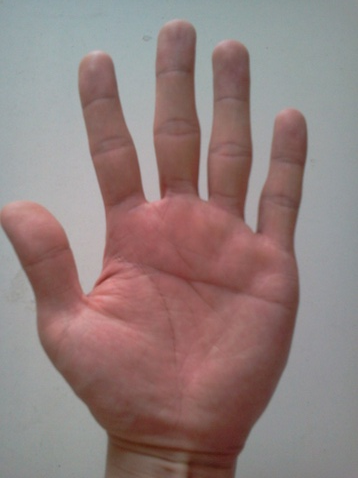
#> input picture recognize/sandbox/cutout/cutout/hand.jpg, 358 x 478 px, shrunk from 1536 x 2048 before the run
$ python main.py ../cutout/hand.jpg   (older library calls are emulated)
#> lines starting #> are read from the running program, lines starting #| are printed output that depends on the picture; after the words box and inside, x2 and y2 are one past the last pixel; in counts of white or black regions, pixels touching at a corner belong together
import cv2
import numpy as np
import argparse
parser = argparse.ArgumentParser()
parser.add_argument("image", help="input image name")
args = parser.parse_args()
IMAGE_FILE="./hand.jpg"
IMAGE_FILE = args.image
IMAGE_USER = IMAGE_FILE.split(".")[0]
img = cv2.imread(IMAGE_FILE)
#> img is the input picture: shape (478, 358, 3); mean B, G, R 125, 126.7, 145.9
#convert to YCrCb and filter
lower = np.array([0,139,70], np.uint8)
upper = np.array([255,180,127], np.uint8)
ycrcb = cv2.cvtColor(img, cv2.COLOR_BGR2YCR_CB)
#> ycrcb: shape (478, 358, 3); mean of channels 0, 1, 2 132.2, 137.7, 123.9
mask = cv2.inRange(ycrcb, lower, upper)
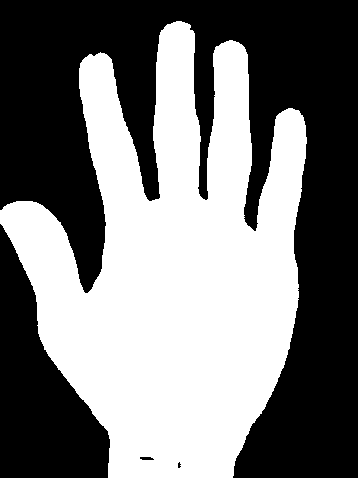
#> mask: shape (478, 358); 47.5% white; 1 white region
skin = cv2.bitwise_and(ycrcb, ycrcb, mask=mask)
#> skin: shape (478, 358, 3); mean of channels 0, 1, 2 49.9, 71.8, 56
_,black_and_white = cv2.threshold(mask, 27,255,0)
#find max contours
_, contours, _ = cv2.findContours(black_and_white, cv2.RETR_TREE, cv2.CHAIN_APPROX_SIMPLE)
#> contours = 3 contours, 1 with area under 20; largest, box (x1, y1, x2, y2) and area: (0, 21, 307, 478) 80220, (139, 456, 155, 461) 50
length = len(contours)
#> length = 3
maxArea = -1
final_Contour = np.zeros(img.shape, np.uint8)
if length > 0:
    for i in range(length):
        temp = contours[i]
        area = cv2.contourArea(temp)
        if area > maxArea:
            maxArea = area
            ci = i
#> this loop made 3 passes
#> (area, maxArea) on pass 1: (80220, 80220)
#> area on pass 3: 50.5
#> after the loop, ci = 0; maxArea = 80220
    largest_contour = contours[ci]
#> largest_contour = contour of 777 points, box (x1, y1, x2, y2) (0, 21, 307, 478), area 80220
cv2.drawContours(final_Contour, [largest_contour], 0, (0, 255, 0), 4)
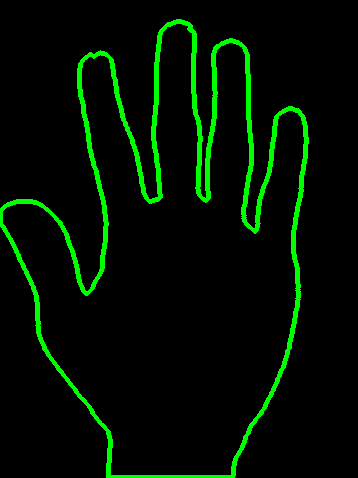
#> final_Contour: shape (478, 358, 3); mean of channels 0, 1, 2 0, 15.9, 0; drawn as B, G, R
cv2.imwrite("{0}_contour.jpg".format(IMAGE_USER),final_Contour)

$ run again, with recognize/sandbox/cutout/cutout/yangxuanyue.jpg copied over recognize/sandbox/cutout/cutout/hand.jpg
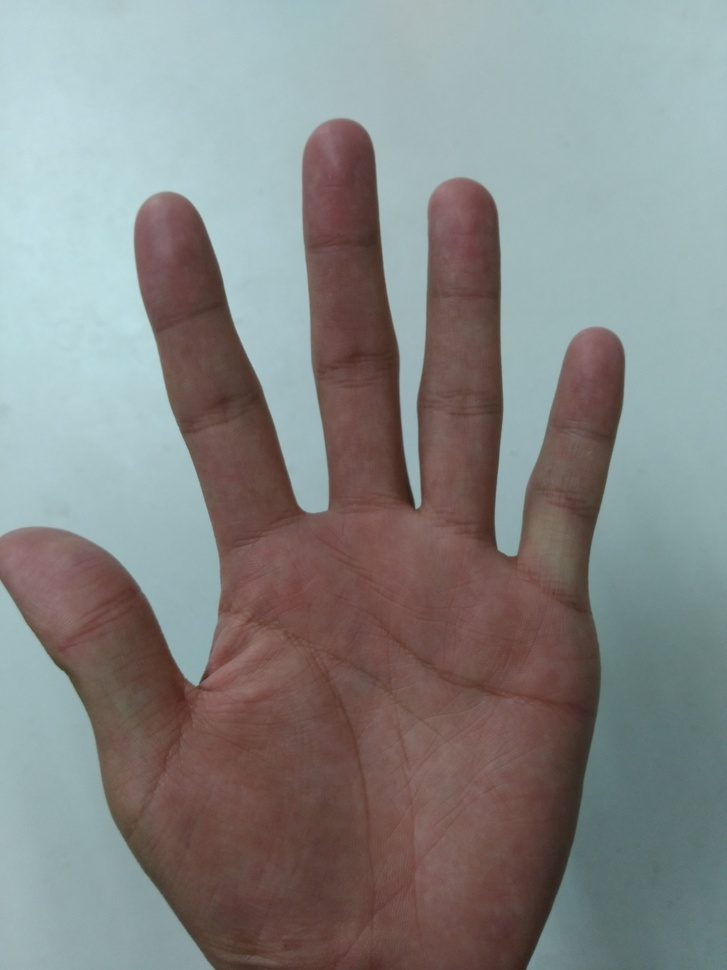
#> input picture recognize/sandbox/cutout/cutout/yangxuanyue.jpg, 727 x 970 px, shrunk from 3120 x 4160 before the run
#> img is the input picture: shape (970, 727, 3); mean B, G, R 133.8, 135, 133.6
#> ycrcb: shape (970, 727, 3); mean of channels 0, 1, 2 134.4, 127.4, 127.6
#> `mask = cv2.inRange(ycrcb, lower, upper)`:
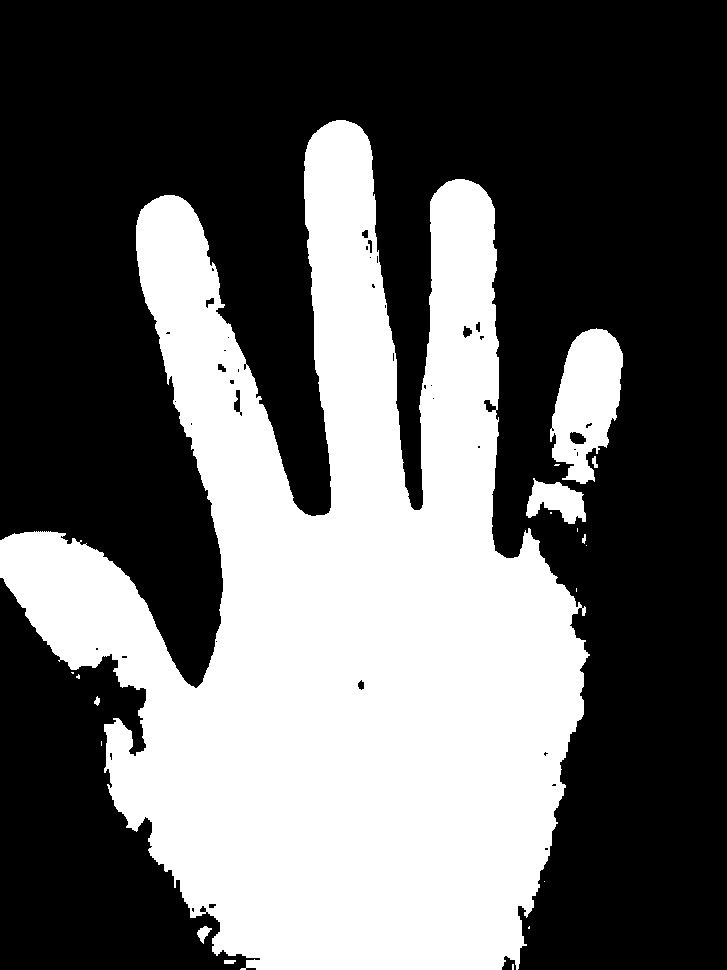
#> mask: shape (970, 727); 38.5% white; 19 white regions (11 under 20 px)
#> skin: shape (970, 727, 3); mean of channels 0, 1, 2 33, 55.3, 46.2
#> contours = 64 contours, 43 with area under 20; largest, box (x1, y1, x2, y2) and area: (0, 120, 590, 970) 260580, (550, 328, 623, 484) 7320, (526, 478, 586, 524) 1506, (569, 431, 587, 445) 168, (233, 389, 241, 413) 124
#> length = 64
#> the loop `for i in range(length):` made 64 passes
#> (area, maxArea) on passes 2, 4, 15, 18, 24: (29.5, 29.5), (110, 110), (1506, 1506), (7320, 7320), (260579.5, 260579.5)
#> after the loop `for i in range(length):`: ci = 23; maxArea = 260579.5
#> largest_contour = contour of 1865 points, box (x1, y1, x2, y2) (0, 120, 590, 970), area 260580
#> `cv2.drawContours(final_Contour, [largest_contour], 0, (0, 255, 0), 4)`:
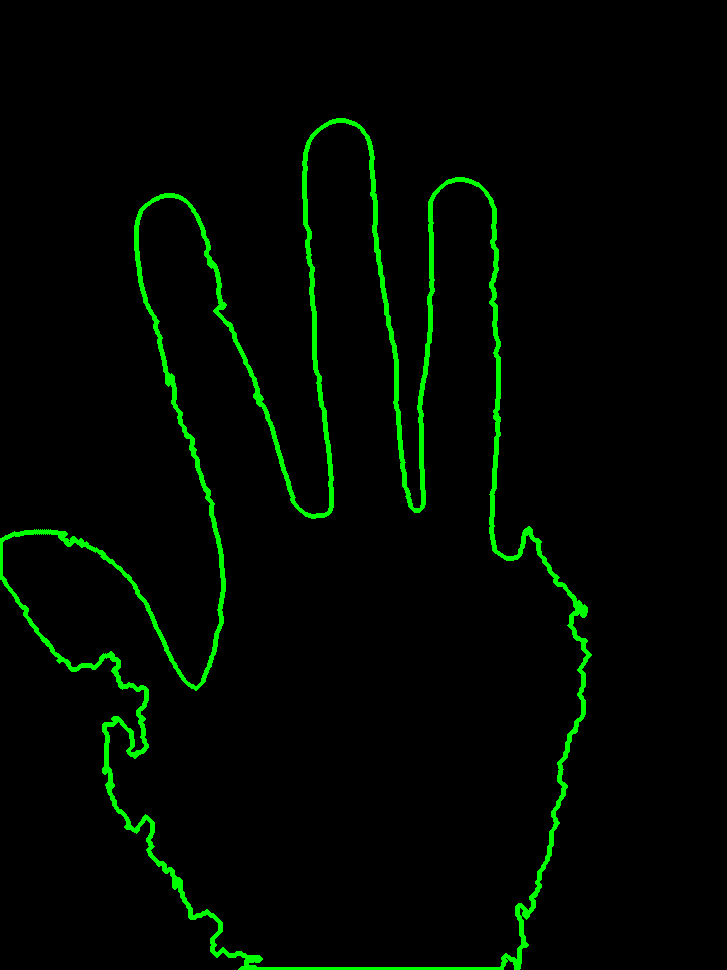
#> final_Contour: shape (970, 727, 3); mean of channels 0, 1, 2 0, 7.8, 0; drawn as B, G, R
